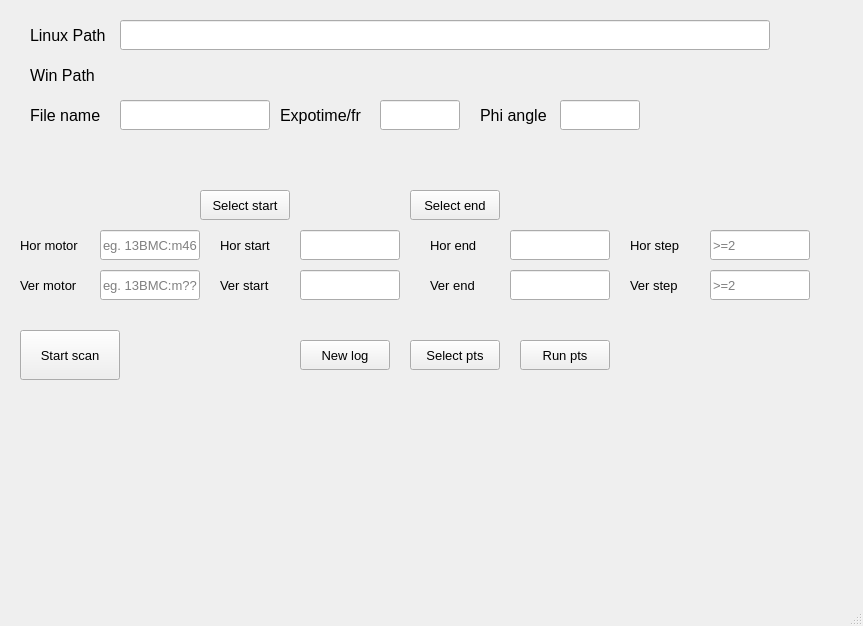
<?xml version="1.0" encoding="UTF-8"?>
<ui version="4.0">
 <class>MainWindow</class>
 <widget class="QMainWindow" name="MainWindow">
  <property name="geometry">
   <rect>
    <x>0</x>
    <y>0</y>
    <width>863</width>
    <height>626</height>
   </rect>
  </property>
  <property name="font">
   <font>
    <pointsize>10</pointsize>
   </font>
  </property>
  <property name="windowTitle">
   <string>PX2 Grid Scan</string>
  </property>
  <widget class="QWidget" name="centralwidget">
   <widget class="QLabel" name="WinPath">
    <property name="geometry">
     <rect>
      <x>120</x>
      <y>60</y>
      <width>730</width>
      <height>30</height>
     </rect>
    </property>
    <property name="font">
     <font>
      <pointsize>10</pointsize>
     </font>
    </property>
    <property name="text">
     <string/>
    </property>
    <property name="textInteractionFlags">
     <set>Qt::LinksAccessibleByMouse|Qt::TextSelectableByMouse</set>
    </property>
   </widget>
   <widget class="QLabel" name="label_2">
    <property name="geometry">
     <rect>
      <x>30</x>
      <y>20</y>
      <width>80</width>
      <height>30</height>
     </rect>
    </property>
    <property name="font">
     <font>
      <pointsize>12</pointsize>
     </font>
    </property>
    <property name="text">
     <string>Linux Path</string>
    </property>
   </widget>
   <widget class="QLabel" name="label_3">
    <property name="geometry">
     <rect>
      <x>30</x>
      <y>60</y>
      <width>80</width>
      <height>30</height>
     </rect>
    </property>
    <property name="font">
     <font>
      <pointsize>12</pointsize>
     </font>
    </property>
    <property name="text">
     <string>Win Path</string>
    </property>
   </widget>
   <widget class="QLineEdit" name="LinPath">
    <property name="geometry">
     <rect>
      <x>120</x>
      <y>20</y>
      <width>650</width>
      <height>30</height>
     </rect>
    </property>
    <property name="font">
     <font>
      <pointsize>10</pointsize>
     </font>
    </property>
   </widget>
   <widget class="QLineEdit" name="Hmotor">
    <property name="geometry">
     <rect>
      <x>100</x>
      <y>230</y>
      <width>100</width>
      <height>30</height>
     </rect>
    </property>
    <property name="placeholderText">
     <string>eg. 13BMC:m46</string>
    </property>
   </widget>
   <widget class="QLabel" name="label">
    <property name="geometry">
     <rect>
      <x>20</x>
      <y>230</y>
      <width>60</width>
      <height>30</height>
     </rect>
    </property>
    <property name="text">
     <string>Hor motor</string>
    </property>
   </widget>
   <widget class="QLineEdit" name="Vmotor">
    <property name="geometry">
     <rect>
      <x>100</x>
      <y>270</y>
      <width>100</width>
      <height>30</height>
     </rect>
    </property>
    <property name="placeholderText">
     <string>eg. 13BMC:m??</string>
    </property>
   </widget>
   <widget class="QLabel" name="label_4">
    <property name="geometry">
     <rect>
      <x>20</x>
      <y>270</y>
      <width>60</width>
      <height>30</height>
     </rect>
    </property>
    <property name="text">
     <string>Ver motor</string>
    </property>
   </widget>
   <widget class="QLabel" name="label_5">
    <property name="geometry">
     <rect>
      <x>220</x>
      <y>270</y>
      <width>60</width>
      <height>30</height>
     </rect>
    </property>
    <property name="text">
     <string>Ver start</string>
    </property>
   </widget>
   <widget class="QLineEdit" name="Vstart">
    <property name="geometry">
     <rect>
      <x>300</x>
      <y>270</y>
      <width>100</width>
      <height>30</height>
     </rect>
    </property>
   </widget>
   <widget class="QLineEdit" name="Hstart">
    <property name="geometry">
     <rect>
      <x>300</x>
      <y>230</y>
      <width>100</width>
      <height>30</height>
     </rect>
    </property>
   </widget>
   <widget class="QLabel" name="label_6">
    <property name="geometry">
     <rect>
      <x>220</x>
      <y>230</y>
      <width>60</width>
      <height>30</height>
     </rect>
    </property>
    <property name="text">
     <string>Hor start</string>
    </property>
   </widget>
   <widget class="QLabel" name="label_7">
    <property name="geometry">
     <rect>
      <x>430</x>
      <y>270</y>
      <width>60</width>
      <height>30</height>
     </rect>
    </property>
    <property name="text">
     <string>Ver end</string>
    </property>
   </widget>
   <widget class="QLineEdit" name="Vend">
    <property name="geometry">
     <rect>
      <x>510</x>
      <y>270</y>
      <width>100</width>
      <height>30</height>
     </rect>
    </property>
   </widget>
   <widget class="QLineEdit" name="Vstep">
    <property name="geometry">
     <rect>
      <x>710</x>
      <y>270</y>
      <width>100</width>
      <height>30</height>
     </rect>
    </property>
    <property name="placeholderText">
     <string>&gt;=2</string>
    </property>
   </widget>
   <widget class="QLineEdit" name="Hend">
    <property name="geometry">
     <rect>
      <x>510</x>
      <y>230</y>
      <width>100</width>
      <height>30</height>
     </rect>
    </property>
   </widget>
   <widget class="QLabel" name="label_8">
    <property name="geometry">
     <rect>
      <x>430</x>
      <y>230</y>
      <width>60</width>
      <height>30</height>
     </rect>
    </property>
    <property name="text">
     <string>Hor end</string>
    </property>
   </widget>
   <widget class="QLabel" name="label_9">
    <property name="geometry">
     <rect>
      <x>630</x>
      <y>230</y>
      <width>60</width>
      <height>30</height>
     </rect>
    </property>
    <property name="text">
     <string>Hor step</string>
    </property>
   </widget>
   <widget class="QLineEdit" name="Hstep">
    <property name="geometry">
     <rect>
      <x>710</x>
      <y>230</y>
      <width>100</width>
      <height>30</height>
     </rect>
    </property>
    <property name="autoFillBackground">
     <bool>false</bool>
    </property>
    <property name="placeholderText">
     <string>&gt;=2</string>
    </property>
   </widget>
   <widget class="QLabel" name="label_10">
    <property name="geometry">
     <rect>
      <x>630</x>
      <y>270</y>
      <width>60</width>
      <height>30</height>
     </rect>
    </property>
    <property name="text">
     <string>Ver step</string>
    </property>
   </widget>
   <widget class="QLineEdit" name="FileNam">
    <property name="geometry">
     <rect>
      <x>120</x>
      <y>100</y>
      <width>150</width>
      <height>30</height>
     </rect>
    </property>
   </widget>
   <widget class="QLabel" name="label_11">
    <property name="geometry">
     <rect>
      <x>30</x>
      <y>100</y>
      <width>71</width>
      <height>30</height>
     </rect>
    </property>
    <property name="font">
     <font>
      <pointsize>12</pointsize>
     </font>
    </property>
    <property name="text">
     <string>File name</string>
    </property>
   </widget>
   <widget class="QLabel" name="label_12">
    <property name="geometry">
     <rect>
      <x>280</x>
      <y>100</y>
      <width>91</width>
      <height>30</height>
     </rect>
    </property>
    <property name="font">
     <font>
      <pointsize>12</pointsize>
     </font>
    </property>
    <property name="text">
     <string>Expotime/fr</string>
    </property>
   </widget>
   <widget class="QLineEdit" name="ExpTim">
    <property name="geometry">
     <rect>
      <x>380</x>
      <y>100</y>
      <width>80</width>
      <height>30</height>
     </rect>
    </property>
   </widget>
   <widget class="QPushButton" name="StartScan">
    <property name="geometry">
     <rect>
      <x>20</x>
      <y>330</y>
      <width>100</width>
      <height>50</height>
     </rect>
    </property>
    <property name="text">
     <string>Start scan</string>
    </property>
   </widget>
   <widget class="QPushButton" name="SelSt">
    <property name="geometry">
     <rect>
      <x>200</x>
      <y>190</y>
      <width>90</width>
      <height>30</height>
     </rect>
    </property>
    <property name="text">
     <string>Select start</string>
    </property>
   </widget>
   <widget class="QPushButton" name="SelEnd">
    <property name="geometry">
     <rect>
      <x>410</x>
      <y>190</y>
      <width>90</width>
      <height>30</height>
     </rect>
    </property>
    <property name="text">
     <string>Select end</string>
    </property>
   </widget>
   <widget class="QPushButton" name="Newlog">
    <property name="geometry">
     <rect>
      <x>300</x>
      <y>340</y>
      <width>90</width>
      <height>30</height>
     </rect>
    </property>
    <property name="text">
     <string>New log</string>
    </property>
   </widget>
   <widget class="QPushButton" name="SelPts">
    <property name="geometry">
     <rect>
      <x>410</x>
      <y>340</y>
      <width>90</width>
      <height>30</height>
     </rect>
    </property>
    <property name="text">
     <string>Select pts</string>
    </property>
   </widget>
   <widget class="QPushButton" name="RunPts">
    <property name="geometry">
     <rect>
      <x>520</x>
      <y>340</y>
      <width>90</width>
      <height>30</height>
     </rect>
    </property>
    <property name="text">
     <string>Run pts</string>
    </property>
   </widget>
   <widget class="QLabel" name="Notes">
    <property name="geometry">
     <rect>
      <x>300</x>
      <y>300</y>
      <width>300</width>
      <height>30</height>
     </rect>
    </property>
    <property name="text">
     <string/>
    </property>
   </widget>
   <widget class="QLabel" name="label_13">
    <property name="geometry">
     <rect>
      <x>480</x>
      <y>100</y>
      <width>75</width>
      <height>30</height>
     </rect>
    </property>
    <property name="font">
     <font>
      <pointsize>12</pointsize>
     </font>
    </property>
    <property name="text">
     <string>Phi angle</string>
    </property>
   </widget>
   <widget class="QLineEdit" name="Phi">
    <property name="geometry">
     <rect>
      <x>560</x>
      <y>100</y>
      <width>80</width>
      <height>30</height>
     </rect>
    </property>
   </widget>
  </widget>
  <widget class="QStatusBar" name="statusbar"/>
 </widget>
 <resources/>
 <connections/>
</ui>
